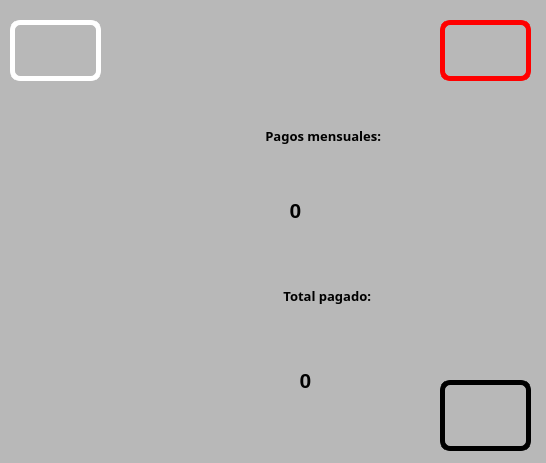
<?xml version="1.0" encoding="UTF-8"?>
<ui version="4.0">
 <class>Dialog</class>
 <widget class="QDialog" name="Dialog">
  <property name="geometry">
   <rect>
    <x>0</x>
    <y>0</y>
    <width>546</width>
    <height>463</height>
   </rect>
  </property>
  <property name="windowTitle">
   <string>Dialog</string>
  </property>
  <property name="styleSheet">
   <string notr="true">background-color: rgb(184, 184, 184);</string>
  </property>
  <widget class="QLabel" name="label">
   <property name="geometry">
    <rect>
     <x>150</x>
     <y>100</y>
     <width>231</width>
     <height>71</height>
    </rect>
   </property>
   <property name="font">
    <font>
     <family>Rockwell Extra Bold</family>
     <pointsize>10</pointsize>
     <weight>75</weight>
     <bold>true</bold>
    </font>
   </property>
   <property name="text">
    <string>Pagos mensuales:</string>
   </property>
   <property name="alignment">
    <set>Qt::AlignRight|Qt::AlignTrailing|Qt::AlignVCenter</set>
   </property>
  </widget>
  <widget class="QLabel" name="txt_pagos">
   <property name="geometry">
    <rect>
     <x>120</x>
     <y>190</y>
     <width>351</width>
     <height>41</height>
    </rect>
   </property>
   <property name="font">
    <font>
     <pointsize>16</pointsize>
     <weight>75</weight>
     <bold>true</bold>
    </font>
   </property>
   <property name="text">
    <string>0</string>
   </property>
   <property name="alignment">
    <set>Qt::AlignCenter</set>
   </property>
  </widget>
  <widget class="QLabel" name="label_3">
   <property name="geometry">
    <rect>
     <x>10</x>
     <y>20</y>
     <width>91</width>
     <height>61</height>
    </rect>
   </property>
   <property name="styleSheet">
    <string notr="true">border: 5px solid white;
border-radius: 10px;</string>
   </property>
   <property name="text">
    <string/>
   </property>
   <property name="pixmap">
    <pixmap resource="../../recursos.qrc">:/Logos/Imagenes/logo uat.jpg</pixmap>
   </property>
   <property name="scaledContents">
    <bool>true</bool>
   </property>
  </widget>
  <widget class="QLabel" name="label_4">
   <property name="geometry">
    <rect>
     <x>440</x>
     <y>20</y>
     <width>91</width>
     <height>61</height>
    </rect>
   </property>
   <property name="styleSheet">
    <string notr="true">border: 5px solid red;
border-radius: 10px;</string>
   </property>
   <property name="text">
    <string/>
   </property>
   <property name="pixmap">
    <pixmap resource="../../recursos.qrc">:/Logos/Imagenes/logo fians.jpg</pixmap>
   </property>
   <property name="scaledContents">
    <bool>true</bool>
   </property>
  </widget>
  <widget class="QLabel" name="label_6">
   <property name="geometry">
    <rect>
     <x>440</x>
     <y>380</y>
     <width>91</width>
     <height>71</height>
    </rect>
   </property>
   <property name="styleSheet">
    <string notr="true">border: 5px solid black;
border-radius: 10px;</string>
   </property>
   <property name="text">
    <string/>
   </property>
   <property name="pixmap">
    <pixmap resource="../../recursos.qrc">:/Logos/Imagenes/equipo.jpeg</pixmap>
   </property>
   <property name="scaledContents">
    <bool>true</bool>
   </property>
  </widget>
  <widget class="QLabel" name="label_2">
   <property name="geometry">
    <rect>
     <x>140</x>
     <y>260</y>
     <width>231</width>
     <height>71</height>
    </rect>
   </property>
   <property name="font">
    <font>
     <family>Rockwell Extra Bold</family>
     <pointsize>10</pointsize>
     <weight>75</weight>
     <bold>true</bold>
    </font>
   </property>
   <property name="text">
    <string>Total pagado:</string>
   </property>
   <property name="alignment">
    <set>Qt::AlignRight|Qt::AlignTrailing|Qt::AlignVCenter</set>
   </property>
  </widget>
  <widget class="QLabel" name="txt_total">
   <property name="geometry">
    <rect>
     <x>130</x>
     <y>360</y>
     <width>351</width>
     <height>41</height>
    </rect>
   </property>
   <property name="font">
    <font>
     <pointsize>16</pointsize>
     <weight>75</weight>
     <bold>true</bold>
    </font>
   </property>
   <property name="text">
    <string>0</string>
   </property>
   <property name="alignment">
    <set>Qt::AlignCenter</set>
   </property>
  </widget>
  <zorder>txt_total</zorder>
  <zorder>label</zorder>
  <zorder>txt_pagos</zorder>
  <zorder>label_3</zorder>
  <zorder>label_4</zorder>
  <zorder>label_6</zorder>
  <zorder>label_2</zorder>
 </widget>
 <resources>
  <include location="../../recursos.qrc"/>
 </resources>
 <connections/>
</ui>
